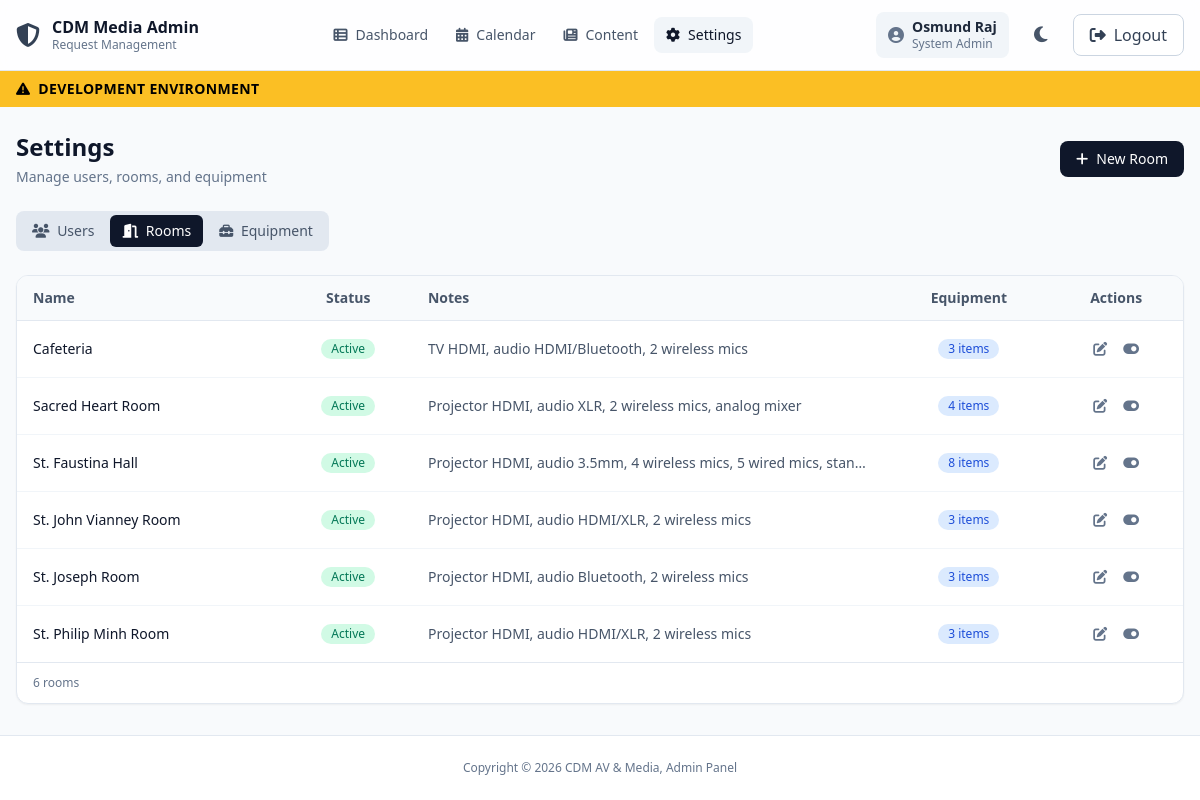
Screenshot of /apps/public-form/public/admin/settings.php?tab=rooms (signed in) with the database file from the repository.
### tables this page shows
CREATE TABLE `users` (
  `id` bigint unsigned NOT NULL AUTO_INCREMENT,
  `name` varchar(150) NOT NULL,
  `email` varchar(190) NOT NULL,
  `password_hash` varchar(255) NOT NULL,
  `role` enum('sysadmin','media_head','media_asst','designer_head','designer_asst','av_head','av_asst','photo_lead') NOT NULL,
  `is_active` tinyint(1) NOT NULL DEFAULT '1',
  `last_login_at` datetime DEFAULT NULL,
  `created_at` datetime NOT NULL DEFAULT CURRENT_TIMESTAMP,
  `updated_at` datetime NOT NULL DEFAULT CURRENT_TIMESTAMP ON UPDATE CURRENT_TIMESTAMP,
  PRIMARY KEY (`id`),
  UNIQUE KEY `uq_users_email` (`email`),
  KEY `idx_users_role` (`role`),
  KEY `idx_users_active` (`is_active`)
);

CREATE TABLE `rooms` (
  `id` bigint unsigned NOT NULL AUTO_INCREMENT,
  `name` varchar(150) NOT NULL,
  `is_active` tinyint(1) NOT NULL DEFAULT '1',
  `notes` text,
  `created_at` datetime NOT NULL DEFAULT CURRENT_TIMESTAMP,
  `updated_at` datetime NOT NULL DEFAULT CURRENT_TIMESTAMP ON UPDATE CURRENT_TIMESTAMP,
  PRIMARY KEY (`id`),
  UNIQUE KEY `uq_rooms_name` (`name`),
  KEY `idx_rooms_active` (`is_active`)
);

### apps/public-form/public/admin/settings.php (the view, shortened to what the rows shown need)
<?php
require_once __DIR__ . '/auth.php';
require_once __DIR__ . '/../../includes/db.php';
$tab = $_GET['tab'] ?? 'users';
$users = $pdo->query('
    SELECT id, name, email, role, is_active, last_login_at, created_at
    FROM users ORDER BY name
')->fetchAll(PDO::FETCH_ASSOC);
$rooms = $pdo->query('
    SELECT r.*, COUNT(re.equipment_id) AS equip_count
    FROM rooms r
    LEFT JOIN room_equipment re ON r.id = re.room_id
    GROUP BY r.id
    ORDER BY r.name
')->fetchAll(PDO::FETCH_ASSOC);
$currentUserId = (int) current_user()['id'];
include __DIR__ . '/partials/header.php';
?>
<main class="flex-1 animate-fade-in" x-data="settingsPage()">
  <div class="mx-auto max-w-7xl px-4 py-6 space-y-6">
    <div class="flex flex-col sm:flex-row sm:items-center sm:justify-between gap-4">
      <div>
        <h1 class="text-2xl font-bold text-slate-900 dark:text-slate-50">Settings</h1>
      </div>
    </div>
    <?php if ($tab === 'users'): ?>
    <div class="bg-white dark:bg-slate-800 rounded-xl shadow-sm border border-slate-200 dark:border-slate-700 overflow-hidden">
      <div class="hidden md:block overflow-x-auto">
        <table class="w-full text-sm">
          <thead>
            <tr class="border-b border-slate-200 dark:border-slate-700 bg-slate-50 dark:bg-slate-800/50">
              <th class="text-left px-4 py-3 font-semibold text-slate-600 dark:text-slate-400">Name</th>
              <th class="text-left px-4 py-3 font-semibold text-slate-600 dark:text-slate-400">Email</th>
              <th class="text-left px-4 py-3 font-semibold text-slate-600 dark:text-slate-400">Role</th>
              <th class="text-center px-4 py-3 font-semibold text-slate-600 dark:text-slate-400">Status</th>
              <th class="text-left px-4 py-3 font-semibold text-slate-600 dark:text-slate-400">Last Login</th>
              <th class="text-center px-4 py-3 font-semibold text-slate-600 dark:text-slate-400">Actions</th>
            </tr>
          </thead>
          <tbody class="divide-y divide-slate-100 dark:divide-slate-700/50">
            <?php foreach ($users as $u): ?>
            <tr class="hover:bg-slate-50 dark:hover:bg-slate-700/30 transition-colors">
              <td class="px-4 py-3 font-medium text-slate-900 dark:text-slate-100"><?php echo e($u['name']); ?></td>
              <td class="px-4 py-3 text-slate-600 dark:text-slate-400"><?php echo e($u['email']); ?></td>
              <td class="px-4 py-3">
                <span class="inline-flex items-center rounded-full px-2.5 py-0.5 text-xs font-medium bg-slate-100 dark:bg-slate-700 text-slate-700 dark:text-slate-300">
                  <?php echo e(role_label($u['role'])); ?>
                </span>
              </td>
              <td class="px-4 py-3 text-center">
                <?php if ($u['is_active']): ?>
                  <span class="inline-flex items-center rounded-full px-2.5 py-0.5 text-xs font-medium bg-emerald-100 dark:bg-emerald-900/30 text-emerald-700 dark:text-emerald-400">Active</span>
                <?php else: ?>
                  <span class="inline-flex items-center rounded-full px-2.5 py-0.5 text-xs font-medium bg-red-100 dark:bg-red-900/30 text-red-700 dark:text-red-400">Inactive</span>
                <?php endif; ?>
              </td>
              <td class="px-4 py-3 text-slate-500 dark:text-slate-400 text-xs">
                <?php echo $u['last_login_at'] ? date('d M Y, H:i', strtotime($u['last_login_at'])) : '<span class="text-slate-400 dark:text-slate-500">Never</span>'; ?>
              </td>
              <td class="px-4 py-3 text-center">
                <div class="inline-flex items-center gap-1">
                  <button @click='openUserModal(<?php echo json_encode($u); ?>)'
                          class="rounded-lg p-1.5 text-slate-500 hover:text-slate-900 hover:bg-slate-100 dark:text-slate-400 dark:hover:text-slate-100 dark:hover:bg-slate-700 transition-colors"
                          title="Edit">
                    <i class="fa-solid fa-pen-to-square text-sm"></i>
                  </button>
                  <button @click='openResetPassword(<?php echo $u["id"]; ?>, <?php echo json_encode($u["name"]); ?>)'
                          class="rounded-lg p-1.5 text-slate-500 hover:text-amber-600 hover:bg-amber-50 dark:text-slate-400 dark:hover:text-amber-400 dark:hover:bg-amber-900/20 transition-colors"
                          title="Reset Password">
                    <i class="fa-solid fa-key text-sm"></i>
                  </button>
                  <?php if ((int) $u['id'] !== $currentUserId): ?>
                  <form method="POST" action="actions/save_user.php" class="inline"
                        onsubmit="return confirm('<?php echo $u['is_active'] ? 'Deactivate' : 'Activate'; ?> this user?')">
                    <input type="hidden" name="action" value="toggle_active">
                    <input type="hidden" name="user_id" value="<?php echo $u['id']; ?>">
                    <button type="submit"
                            class="rounded-lg p-1.5 text-slate-500 hover:text-<?php echo $u['is_active'] ? 'red-600' : 'emerald-600'; ?> hover:bg-<?php echo $u['is_active'] ? 'red' : 'emerald'; ?>-50 dark:text-slate-400 dark:hover:text-<?php echo $u['is_active'] ? 'red' : 'emerald'; ?>-400 dark:hover:bg-<?php echo $u['is_active'] ? 'red' : 'emerald'; ?>-900/20 transition-colors"
                            title="<?php echo $u['is_active'] ? 'Deactivate' : 'Activate'; ?>">
                      <i class="fa-solid fa-<?php echo $u['is_active'] ? 'toggle-on' : 'toggle-off'; ?> text-sm"></i>
                    </button>
                  </form>
                  <?php endif; ?>
                </div>
              </td>
            </tr>
            <?php endforeach; ?>
          </tbody>
        </table>
      </div>
      <div class="md:hidden divide-y divide-slate-100 dark:divide-slate-700/50">
        <?php foreach ($users as $u): ?>
        <div class="p-4 space-y-2">
          <div class="flex items-center justify-between">
            <div class="font-medium text-slate-900 dark:text-slate-100"><?php echo e($u['name']); ?></div>
            <?php if ($u['is_active']): ?>
              <span class="inline-flex items-center rounded-full px-2 py-0.5 text-xs font-medium bg-emerald-100 dark:bg-emerald-900/30 text-emerald-700 dark:text-emerald-400">Active</span>
            <?php else: ?>
              <span class="inline-flex items-center rounded-full px-2 py-0.5 text-xs font-medium bg-red-100 dark:bg-red-900/30 text-red-700 dark:text-red-400">Inactive</span>
            <?php endif; ?>
          </div>
          <div class="text-sm text-slate-500 dark:text-slate-400"><?php echo e($u['email']); ?></div>
          <div class="flex items-center justify-between">
            <span class="inline-flex items-center rounded-full px-2.5 py-0.5 text-xs font-medium bg-slate-100 dark:bg-slate-700 text-slate-700 dark:text-slate-300">
              <?php echo e(role_label($u['role'])); ?>
            </span>
            <div class="flex items-center gap-1">
              <button @click='openUserModal(<?php echo json_encode($u); ?>)'
                      class="rounded-lg p-1.5 text-slate-500 hover:bg-slate-100 dark:hover:bg-slate-700" title="Edit">
                <i class="fa-solid fa-pen-to-square text-sm"></i>
              </button>
              <button @click='openResetPassword(<?php echo $u["id"]; ?>, <?php echo json_encode($u["name"]); ?>)'
                      class="rounded-lg p-1.5 text-slate-500 hover:bg-amber-50 dark:hover:bg-amber-900/20" title="Reset Password">
                <i class="fa-solid fa-key text-sm"></i>
              </button>
              <?php if ((int) $u['id'] !== $currentUserId): ?>
              <form method="POST" action="actions/save_user.php" class="inline"
                    onsubmit="return confirm('<?php echo $u['is_active'] ? 'Deactivate' : 'Activate'; ?> this user?')">
                <input type="hidden" name="action" value="toggle_active">
                <input type="hidden" name="user_id" value="<?php echo $u['id']; ?>">
                <button type="submit" class="rounded-lg p-1.5 text-slate-500 hover:bg-slate-100 dark:hover:bg-slate-700">
                  <i class="fa-solid fa-<?php echo $u['is_active'] ? 'toggle-on' : 'toggle-off'; ?> text-sm"></i>
                </button>
              </form>
              <?php endif; ?>
            </div>
          </div>
        </div>
        <?php endforeach; ?>
      </div>
      <div class="px-4 py-3 text-xs text-slate-500 dark:text-slate-400 border-t border-slate-200 dark:border-slate-700">
        <?php echo count($users); ?> user<?php echo count($users) !== 1 ? 's' : ''; ?>
      </div>
    </div>
    <?php elseif ($tab === 'rooms'): ?>
    <div class="bg-white dark:bg-slate-800 rounded-xl shadow-sm border border-slate-200 dark:border-slate-700 overflow-hidden">
      <div class="hidden md:block overflow-x-auto">
        <table class="w-full text-sm">
          <thead>
            <tr class="border-b border-slate-200 dark:border-slate-700 bg-slate-50 dark:bg-slate-800/50">
              <th class="text-left px-4 py-3 font-semibold text-slate-600 dark:text-slate-400">Name</th>
              <th class="text-center px-4 py-3 font-semibold text-slate-600 dark:text-slate-400">Status</th>
              <th class="text-left px-4 py-3 font-semibold text-slate-600 dark:text-slate-400">Notes</th>
              <th class="text-center px-4 py-3 font-semibold text-slate-600 dark:text-slate-400">Equipment</th>
              <th class="text-center px-4 py-3 font-semibold text-slate-600 dark:text-slate-400">Actions</th>
            </tr>
          </thead>
          <tbody class="divide-y divide-slate-100 dark:divide-slate-700/50">
            <?php foreach ($rooms as $r): ?>
            <tr class="hover:bg-slate-50 dark:hover:bg-slate-700/30 transition-colors">
              <td class="px-4 py-3 font-medium text-slate-900 dark:text-slate-100"><?php echo e($r['name']); ?></td>
              <td class="px-4 py-3 text-center">
                <?php if ($r['is_active']): ?>
                  <span class="inline-flex items-center rounded-full px-2.5 py-0.5 text-xs font-medium bg-emerald-100 dark:bg-emerald-900/30 text-emerald-700 dark:text-emerald-400">Active</span>
                <?php else: ?>
                  <span class="inline-flex items-center rounded-full px-2.5 py-0.5 text-xs font-medium bg-red-100 dark:bg-red-900/30 text-red-700 dark:text-red-400">Inactive</span>
                <?php endif; ?>
              </td>
              <td class="px-4 py-3 text-slate-600 dark:text-slate-400 max-w-xs truncate"><?php echo e($r['notes'] ?? ''); ?></td>
              <td class="px-4 py-3 text-center">
                <span class="inline-flex items-center rounded-full px-2.5 py-0.5 text-xs font-medium bg-blue-100 dark:bg-blue-900/30 text-blue-700 dark:text-blue-400">
                  <?php echo (int) $r['equip_count']; ?> item<?php echo (int) $r['equip_count'] !== 1 ? 's' : ''; ?>
                </span>
              </td>
              <td class="px-4 py-3 text-center">
                <div class="inline-flex items-center gap-1">
                  <button @click='openRoomModal(<?php echo json_encode($r); ?>)'
                          class="rounded-lg p-1.5 text-slate-500 hover:text-slate-900 hover:bg-slate-100 dark:text-slate-400 dark:hover:text-slate-100 dark:hover:bg-slate-700 transition-colors"
                          title="Edit">
                    <i class="fa-solid fa-pen-to-square text-sm"></i>
                  </button>
                  <form method="POST" action="actions/save_room.php" class="inline"
                        onsubmit="return confirm('<?php echo $r['is_active'] ? 'Deactivate' : 'Activate'; ?> this room?')">
                    <button type="submit"
                            class="rounded-lg p-1.5 text-slate-500 hover:text-<?php echo $r['is_active'] ? 'red-600' : 'emerald-600'; ?> hover:bg-<?php echo $r['is_active'] ? 'red' : 'emerald'; ?>-50 dark:text-slate-400 dark:hover:text-<?php echo $r['is_active'] ? 'red' : 'emerald'; ?>-400 dark:hover:bg-<?php echo $r['is_active'] ? 'red' : 'emerald'; ?>-900/20 transition-colors"
                            title="<?php echo $r['is_active'] ? 'Deactivate' : 'Activate'; ?>">
                      <i class="fa-solid fa-<?php echo $r['is_active'] ? 'toggle-on' : 'toggle-off'; ?> text-sm"></i>
                    </button>
                  </form>
                </div>
              </td>
            </tr>
            <?php endforeach; ?>
          </tbody>
        </table>
      </div>
    </div>
    <?php endif; ?>
  </div>
</main>
<?php include __DIR__ . '/partials/footer.php'; ?>

### apps/public-form/public/admin/partials/header.php (shortened to what the rows shown need)
<?php
$_currentUser = current_user();
?>
<!doctype html>
<html lang="en"
      x-data="{ darkMode: localStorage.getItem('darkMode') === 'true', mobileNav: false }"
      :class="{ 'dark': darkMode }"
      x-init="$watch('darkMode', val => localStorage.setItem('darkMode', val))">
<head>
  <script src="https://cdn.tailwindcss.com"></script>
  <link
    rel="stylesheet"
    href="https://cdnjs.cloudflare.com/ajax/libs/font-awesome/6.5.0/css/all.min.css"
  />
</head>
<body class="min-h-screen flex flex-col bg-slate-50 text-slate-900 dark:bg-slate-900 dark:text-slate-100 transition-colors duration-200">
<header class="sticky top-0 z-40 bg-white/80 dark:bg-slate-800/80 backdrop-blur border-b border-slate-200 dark:border-slate-700">
  <div class="mx-auto max-w-7xl px-4 py-3 flex items-center justify-between">
    <div class="flex items-center gap-2 sm:gap-3">
      <?php if ($_currentUser): ?>
        <div class="hidden sm:flex items-center gap-2 rounded-lg bg-slate-100 dark:bg-slate-700 px-3 py-1.5">
          <i class="fa-solid fa-user-circle text-slate-500 dark:text-slate-400"></i>
          <div class="text-sm leading-tight">
            <div class="font-semibold text-slate-800 dark:text-slate-200"><?php echo htmlspecialchars($_currentUser['name']); ?></div>
            <div class="text-xs text-slate-500 dark:text-slate-400"><?php echo role_label($_currentUser['role']); ?></div>
          </div>
        </div>
      <?php endif; ?>
    </div>
  </div>
</header>

### rows the page displays
users: name "Osmund Raj", role "System Admin"
rooms: name "Cafeteria", is_active "Active", notes "TV HDMI, audio HDMI/Bluetooth, 2 wireless mics", equip_count "3"
rooms: name "Sacred Heart Room", is_active "Active", notes "Projector HDMI, audio XLR, 2 wireless mics, analog mixer", equip_count "4"
rooms: name "St. Faustina Hall", is_active "Active", notes "Projector HDMI, audio 3.5mm, 4 wireless mics, 5 wired mics, stan…", equip_count "8"
rooms: name "St. John Vianney Room", is_active "Active", notes "Projector HDMI, audio HDMI/XLR, 2 wireless mics", equip_count "3"
rooms: name "St. Joseph Room", is_active "Active", notes "Projector HDMI, audio Bluetooth, 2 wireless mics", equip_count "3"
rooms: name "St. Philip Minh Room", is_active "Active", notes "Projector HDMI, audio HDMI/XLR, 2 wireless mics", equip_count "3"

### other values shown
$nav['label'] "Dashboard"
$nav['label'] "Calendar"
$nav['label'] "Content"
$nav['label'] "Settings"
count($rooms) "6"
